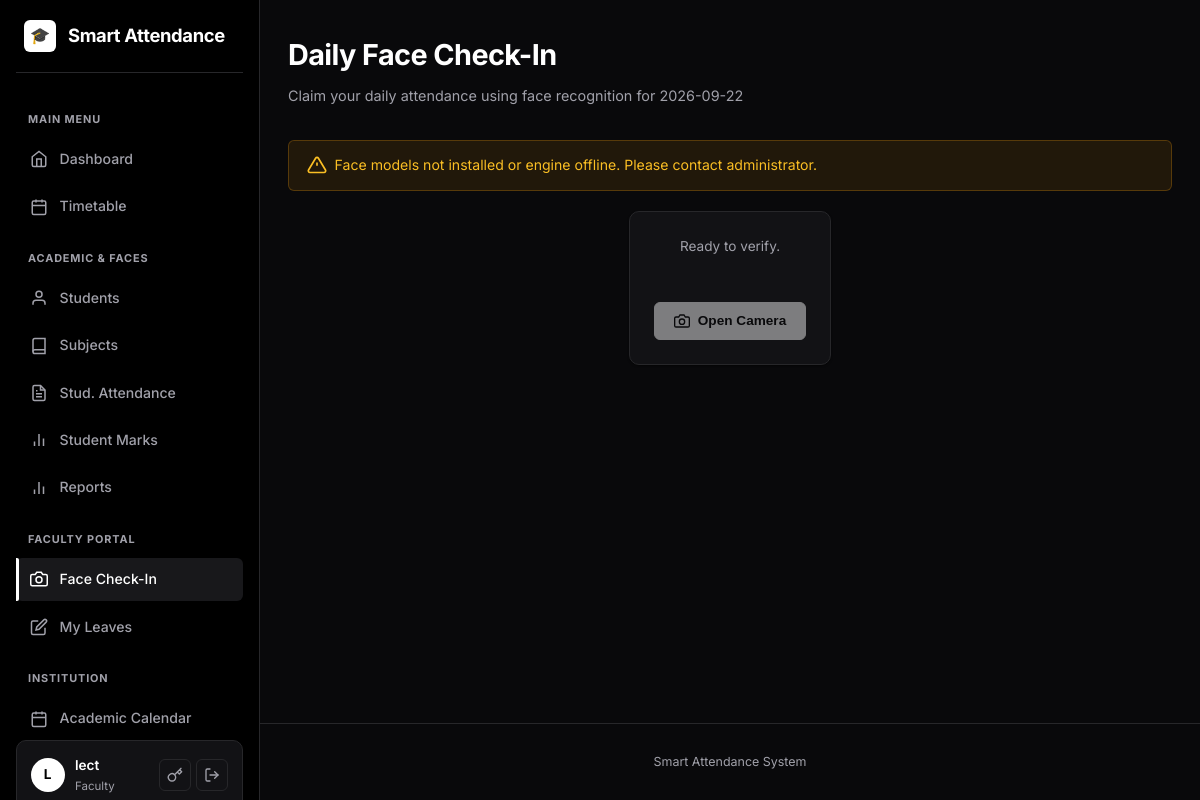
Screenshot of /faculty/face-attendance (signed in) with the database file from the repository.
### models.py (models this page shows, shortened)
class User(UserMixin, db.Model):
    __tablename__ = "users"
    id = db.Column(db.Integer, primary_key=True)
    username = db.Column(db.String(80), unique=True, nullable=False, index=True)
    email = db.Column(db.String(120), unique=True, nullable=False)
    password_hash = db.Column(db.String(255), nullable=False)
    role = db.Column(db.String(20), nullable=False, default=ROLE_STUDENT)
    department = db.Column(db.String(80), default="")
    phone = db.Column(db.String(20), default="")
    casual_leaves_balance = db.Column(db.Integer, default=15)
    profile_image_path = db.Column(db.String(255), nullable=True)
    created_at = db.Column(db.DateTime, default=datetime.utcnow)
    student_id = db.Column(db.Integer, db.ForeignKey("students.id"), nullable=True)
    student = db.relationship("Student", backref=db.backref("user", uselist=False))
    face_samples = db.relationship(
        "FaceSample", backref="user", cascade="all, delete-orphan"
    )

### blueprints/faculty.py (the view)
@faculty_bp.route("/face-attendance")
@login_required
@roles_required(ROLE_FACULTY, ROLE_HOD, ROLE_DIRECTOR)
def face_attendance():
    today = date.today()
    today_day_name = today.strftime("%A")
    from blueprints.dashboard import is_faculty_absent
    is_on_leave = is_faculty_absent(current_user.id, today)
    session = FacultyAttendanceSession.query.filter_by(session_date=today).first()
    is_present = False
    if session:
        att = FacultyAttendance.query.filter_by(session_id=session.id, faculty_id=current_user.id).first()
        if att and att.status == "present":
            is_present = True
    from models import TimetableSlot, TimetableClaim
    slots = TimetableSlot.query.filter_by(day_of_week=today_day_name).order_by(TimetableSlot.slot_time).all()
    today_schedule = []
    for s in slots:
        claim = TimetableClaim.query.filter_by(slot_id=s.id, claim_date=today).first()
        assigned_faculty = claim.claimed_by if claim else (s.subject.faculty if s.subject else None)
        subject_name = claim.subject.name if (claim and claim.subject) else (s.subject.name if s.subject else None)
        if assigned_faculty and assigned_faculty.id == current_user.id:
            today_schedule.append({
                "time": s.slot_time,
                "subject": subject_name or "Class",
                "code": s.subject.code if s.subject else "",
                "is_claimed": bool(claim)
            })
    return render_template("faculty/face_attendance.html",
                           today=today, today_day_name=today_day_name,
                           today_schedule=today_schedule,
                           is_present=is_present,
                           is_on_leave=is_on_leave,
                           engine_ready=engine.available)

### blueprints/dashboard.py (called while the page is built)
def is_faculty_absent(faculty_id, check_date):
    if not faculty_id:
        return False
    leave = LeaveApplication.query.filter(
        LeaveApplication.user_id == faculty_id,
        LeaveApplication.status == 'approved',
        LeaveApplication.start_date <= check_date,
        LeaveApplication.end_date >= check_date
    ).first()
    if leave:
        return True
    sessions = FacultyAttendanceSession.query.filter_by(session_date=check_date).all()
    for s in sessions:
        att = FacultyAttendance.query.filter_by(session_id=s.id, faculty_id=faculty_id).first()
        if att and att.status == 'absent':
            return True
    return False

### face_engine.py (called while the page is built)
    @property
    def available(self):
        return os.path.exists(self.yunet_path) and os.path.exists(self.sface_path)

### templates/faculty/face_attendance.html (shortened to what this page needs)
{% extends "base.html" %}
{% block content %}
<div style="display:flex; justify-content:space-between; align-items:flex-end; margin-bottom: 2rem;">
  <div>
    <h1>Daily Face Check-In</h1>
    <p class="subtitle" style="margin-bottom:0;">Claim your daily attendance using face recognition for {{ today }}</p>
  </div>
</div>
{% if not engine_ready %}
<div class="warn-banner">
  <svg viewBox="0 0 24 24" width="20" height="20" fill="none" stroke="currentColor" stroke-width="2"><path d="M10.29 3.86L1.82 18a2 2 0 0 0 1.71 3h16.94a2 2 0 0 0 1.71-3L13.71 3.86a2 2 0 0 0-3.42 0z"></path><line x1="12" y1="9" x2="12" y2="13"></line><line x1="12" y1="17" x2="12.01" y2="17"></line></svg>
  <span>Face models not installed or engine offline. Please contact administrator.</span>
</div>
{% endif %}
<div class="card" style="max-width: 600px; margin: 0 auto; text-align: center;">
  {% if is_on_leave %}
    <div style="padding: 2rem 1rem;">
      <svg viewBox="0 0 24 24" width="56" height="56" fill="none" stroke="#f59e0b" stroke-width="2" style="margin-bottom: 0.75rem;"><rect x="3" y="4" width="18" height="18" rx="2" ry="2"></rect><line x1="16" y1="2" x2="16" y2="6"></line><line x1="8" y1="2" x2="8" y2="6"></line><line x1="3" y1="10" x2="21" y2="10"></line><path d="M8 14h.01"></path><path d="M12 14h.01"></path><path d="M16 14h.01"></path><path d="M8 18h.01"></path><path d="M12 18h.01"></path><path d="M16 18h.01"></path></svg>
      <h2 style="margin-bottom:0.5rem;">On Leave</h2>
      <p class="muted" style="margin-bottom: 1.5rem;">You are marked as on approved leave for {{ today }} ({{ today_day_name }}). Check-in is disabled.</p>
      <div style="margin-top: 2rem;">
        <a href="{{ url_for('dashboard.index') }}" class="btn" style="width: 100%;">Go to Dashboard</a>
      </div>
    </div>
  {% else %}
    <div style="display:flex; flex-direction:column; align-items:center;">
      <div id="cam-status" style="margin-bottom:1.5rem;" class="muted">Ready to verify.</div>
      <div class="btn-row" style="justify-content:center;">
        <button class="btn" id="start-btn" type="button" {% if not engine_ready %}disabled{% endif %}>
          <svg viewBox="0 0 24 24" width="16" height="16" fill="none" stroke="currentColor" stroke-width="2"><path d="M23 19a2 2 0 0 1-2 2H3a2 2 0 0 1-2-2V8a2 2 0 0 1 2-2h4l2-3h6l2 3h4a2 2 0 0 1 2 2z"></path><circle cx="12" cy="13" r="4"></circle></svg>
          Open Camera
        </button>
      </div>
    </div>
  {% endif %}
</div>
{% endblock %}

### templates/base.html (shortened to what this page needs)
<!DOCTYPE html>
<html lang="en">
<head>
  <link rel="stylesheet" href="{{ url_for('static', filename='style.css') }}">
</head>
<body>
  <div class="app-layout{% if not current_user.is_authenticated %} auth-layout{% endif %}">
    {% if current_user.is_authenticated %}
    <aside class="sidebar" id="sidebar">
      <div class="sidebar-brand">
        <a href="{{ url_for('dashboard.index') }}">
          <div class="brand-icon">🎓</div>
          <span class="brand-name">Smart Attendance</span>
        </a>
      </div>
      <nav class="sidebar-nav">
        {% if current_user.role != 'parent' %}
        <div class="nav-section-label">Main Menu</div>
        <a href="{{ url_for('dashboard.index') }}" class="nav-item">
          <svg viewBox="0 0 24 24" width="18" height="18" fill="none" stroke="currentColor" stroke-width="2"><path d="M3 9l9-7 9 7v11a2 2 0 0 1-2 2H5a2 2 0 0 1-2-2z"></path><polyline points="9 22 9 12 15 12 15 22"></polyline></svg>
          <span>Dashboard</span>
        </a>
        {% endif %}
        {% if current_user.role in ['admin', 'faculty', 'director', 'hod'] %}
        <a href="{{ url_for('dashboard.timetable_view') }}" class="nav-item{% if request.endpoint == 'dashboard.timetable_view' %} active{% endif %}">
          <svg viewBox="0 0 24 24" width="18" height="18" fill="none" stroke="currentColor" stroke-width="2"><rect x="3" y="4" width="18" height="18" rx="2" ry="2"></rect><line x1="16" y1="2" x2="16" y2="6"></line><line x1="8" y1="2" x2="8" y2="6"></line><line x1="3" y1="10" x2="21" y2="10"></line></svg>
          <span>Timetable</span>
        </a>
        {% endif %}
        {% if current_user.role in ['admin', 'faculty', 'director', 'hod'] %}
          <div class="nav-section-label">Academic & Faces</div>
          <a href="{{ url_for('students.list_students') }}" class="nav-item">
            <svg viewBox="0 0 24 24" width="18" height="18" fill="none" stroke="currentColor" stroke-width="2"><path d="M20 21v-2a4 4 0 0 0-4-4H8a4 4 0 0 0-4 4v2"></path><circle cx="12" cy="7" r="4"></circle></svg>
            <span>Students</span>
          </a>
          <a href="{{ url_for('attendance.subjects') }}" class="nav-item">
            <svg viewBox="0 0 24 24" width="18" height="18" fill="none" stroke="currentColor" stroke-width="2"><path d="M4 19.5A2.5 2.5 0 0 1 6.5 17H20"></path><path d="M6.5 2H20v20H6.5A2.5 2.5 0 0 1 4 19.5v-15A2.5 2.5 0 0 1 6.5 2z"></path></svg>
            <span>Subjects</span>
          </a>
          <a href="{{ url_for('attendance.index') }}" class="nav-item">
            <span>Stud. Attendance</span>
          </a>
          <a href="{{ url_for('marks.index') }}" class="nav-item">
            <svg viewBox="0 0 24 24" width="18" height="18" fill="none" stroke="currentColor" stroke-width="2"><line x1="18" y1="20" x2="18" y2="10"></line><line x1="12" y1="20" x2="12" y2="4"></line><line x1="6" y1="20" x2="6" y2="14"></line></svg>
            <span>Student Marks</span>
          </a>
          <a href="{{ url_for('reports.index') }}" class="nav-item">
            <svg viewBox="0 0 24 24" width="18" height="18" fill="none" stroke="currentColor" stroke-width="2"><line x1="18" y1="20" x2="18" y2="10"></line><line x1="12" y1="20" x2="12" y2="4"></line><line x1="6" y1="20" x2="6" y2="14"></line></svg>
            <span>Reports</span>
          </a>
        {% endif %}
        {% if current_user.role == 'faculty' %}
          <div class="nav-section-label">Faculty Portal</div>
          <a href="{{ url_for('faculty.face_attendance') }}" class="nav-item">
            <svg viewBox="0 0 24 24" width="18" height="18" fill="none" stroke="currentColor" stroke-width="2"><path d="M23 19a2 2 0 0 1-2 2H3a2 2 0 0 1-2-2V8a2 2 0 0 1 2-2h4l2-3h6l2 3h4a2 2 0 0 1 2 2z"></path><circle cx="12" cy="13" r="4"></circle></svg>
            <span>Face Check-In</span>
          </a>
          <a href="{{ url_for('faculty.leaves') }}" class="nav-item">
            <svg viewBox="0 0 24 24" width="18" height="18" fill="none" stroke="currentColor" stroke-width="2"><path d="M11 4H4a2 2 0 0 0-2 2v14a2 2 0 0 0 2 2h14a2 2 0 0 0 2-2v-7"></path><path d="M18.5 2.5a2.121 2.121 0 0 1 3 3L12 15l-4 1 1-4 9.5-9.5z"></path></svg>
            <span>My Leaves</span>
          </a>
        {% endif %}
        <div class="nav-section-label">Institution</div>
        <a href="{{ url_for('calendar.index') }}" class="nav-item">
          <svg viewBox="0 0 24 24" width="18" height="18" fill="none" stroke="currentColor" stroke-width="2"><rect x="3" y="4" width="18" height="18" rx="2" ry="2"></rect><line x1="16" y1="2" x2="16" y2="6"></line><line x1="8" y1="2" x2="8" y2="6"></line><line x1="3" y1="10" x2="21" y2="10"></line></svg>
          <span>Academic Calendar</span>
        </a>
      </nav>
      <div class="sidebar-user">
        <div class="user-profile">
          <div class="user-avatar">{{ current_user.username[0]|upper }}</div>
          <div class="user-info">
            <span class="username">{{ current_user.username }}</span>
            <span class="user-role">{{ current_user.role }}</span>
          </div>
        </div>
        <div class="user-actions">
          <a href="{{ url_for('auth.change_password') }}" title="Change Password" class="user-action-btn">
            <svg viewBox="0 0 24 24" width="16" height="16" fill="none" stroke="currentColor" stroke-width="2" stroke-linecap="round" stroke-linejoin="round"><path d="M21 2l-2 2m-7.61 7.61a5.5 5.5 0 1 1-7.778 7.778 5.5 5.5 0 0 1 7.777-7.777zm0 0L15.5 7.5m0 0l3 3L22 7l-3-3m-3.5 3.5L19 4"></path></svg>
          </a>
          <a href="{{ url_for('auth.logout') }}" title="Logout" class="user-action-btn logout-btn">
            <svg viewBox="0 0 24 24" width="16" height="16" fill="none" stroke="currentColor" stroke-width="2" stroke-linecap="round" stroke-linejoin="round"><path d="M9 21H5a2 2 0 0 1-2-2V5a2 2 0 0 1 2-2h4"></path><polyline points="16 17 21 12 16 7"></polyline><line x1="21" y1="12" x2="9" y2="12"></line></svg>
          </a>
        </div>
      </div>
    </aside>
    {% endif %}
    <div class="main-wrapper">
      <main class="container page-transition">
        {% block content %}{% endblock %}
      </main>
      <footer class="footer">Smart Attendance System</footer>
    </div>
  </div>
</body>
</html>

### rows the page displays
User: username "L", username "lect", role "Faculty"

### other values shown
{{ today }} "2026-09-22"
